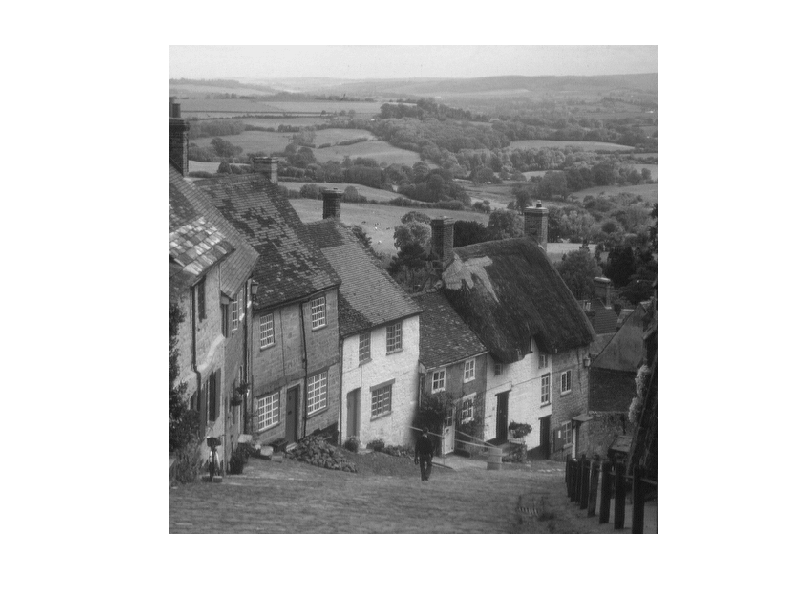

Source code (MATLAB):
load("Data/SampleImages/camera256.mat");
load("Data/SampleImages/boat512.mat");
load("Data/SampleImages/goldhill512.mat");

imshow(uint8(goldhill512))
